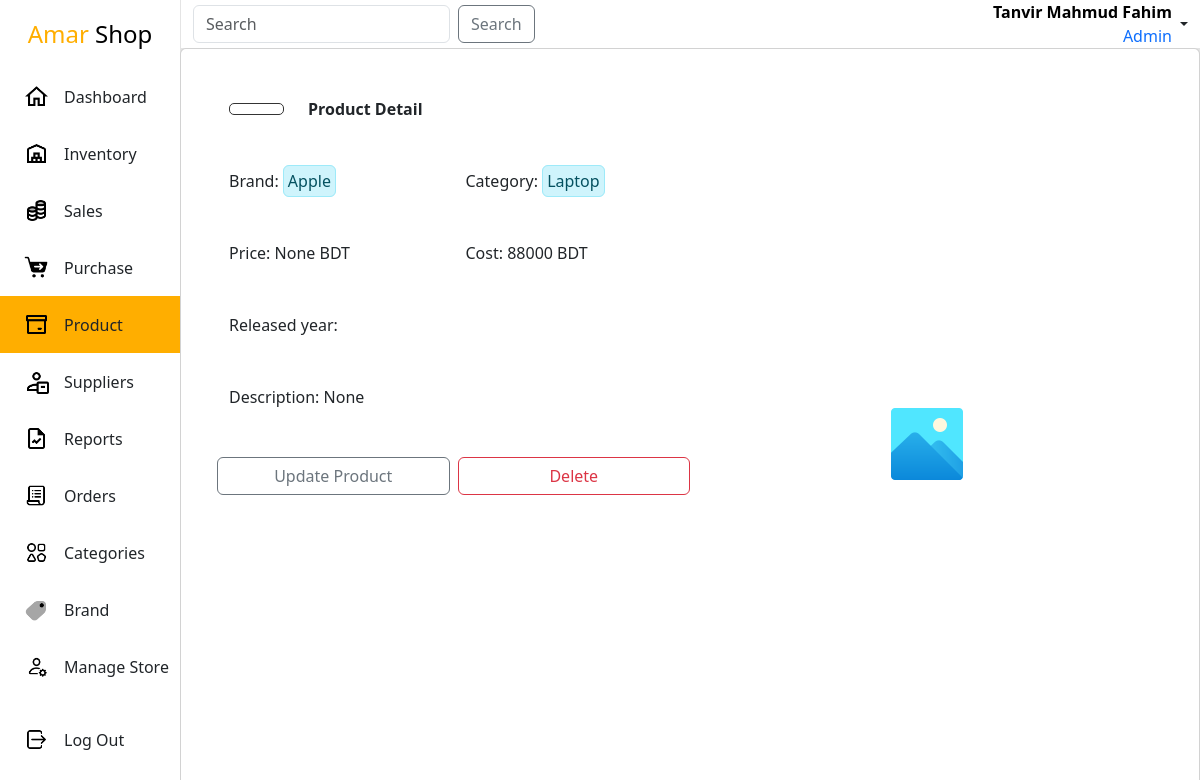
Screenshot of /admin-panel/product/1/details/ (signed in) with the database file from the repository.
### app/models.py (models this page shows, shortened)
class User(AbstractBaseUser, PermissionsMixin):
    email = models.EmailField(max_length=255, unique=True)
    first_name = models.CharField(max_length=255)
    last_name = models.CharField(max_length=255, blank=True, null=True)
    is_active = models.BooleanField(default=True)
    is_staff = models.BooleanField(default=False)
    profile_pic = models.ImageField(upload_to=profile_image_path, null=True, blank=True)
    objects = UserManager()
    USERNAME_FIELD = 'email'
    REQUIRED_FIELDS = ['first_name', 'last_name']

class Product(models.Model):
    category = models.ForeignKey(Categories, on_delete=models.CASCADE)
    subcategory = models.ForeignKey(SubCategory, on_delete=models.CASCADE,null=True, blank=True)
    brand = models.ForeignKey(Brand, on_delete=models.CASCADE)
    product_name = models.CharField(max_length=255)
    product_code = models.CharField(max_length=20,null=True,blank=True)
    cost = models.PositiveIntegerField(null=True,blank=True)
    price = models.PositiveIntegerField(null=True,blank=True)
    description = models.TextField(null=True, blank=True)
    productImg = models.ImageField(upload_to=product_image_path, null=True, blank=True,)
    created_at = models.DateTimeField(auto_now_add=True)
    class Meta:
        ordering = ['-created_at']

class Brand(models.Model):
    brand = models.CharField(max_length=255, unique=True)
    class Meta:
        ordering = ['-id']
    def __str__(self):
        return self.brand

class Categories(models.Model):
    category = models.CharField(max_length=255, unique=True)
    class Meta:
        ordering = ['-id']
    def __str__(self):
        return self.category

### app/views.py (the view)
# urls.py: path('product/<int:pk>/details/', ProductDetailsView.as_view(), name='product-details'),
class ProductDetailsView(SuperuserRequiredMixin,DetailView):
    model = Product
    context_object_name = 'product'
    template_name = 'inventory/product/productDetails.html'

### app/views.py (called while the page is built)
    def test_func(self):
        if self.request.user.is_superuser:
            return self.request.user.is_superuser
        if self.request.user.is_staff:
            return self.request.user.is_staff

### templates/inventory/product/productDetails.html (shortened to what this page needs)
{% extends "Layout.html" %}
{% load static %}
{%block link%}
    <link rel="stylesheet" href="{%static 'css/inventory.css'%}">
{%endblock link%}
{%block main%}
<div class="inventory">
   <div class="card height-100 p-5">
        <div class="d-flex align-items-center">
            <a href="{%url 'product-list'%}" class="btn-back">
            </a>
            <div class="ms-4 fw-bolder">Product Detail</div>
        </div>
        <div class="row height-100">
            <div class="mt-4 col">
                <div class="mt-4 row">
                    <div class="col">Brand: <span class="alert alert-info p-1 m-0">{{product.brand}}</span> </div>
                    <div class="col">Category: <span class="alert alert-info p-1 m-0">{{product.category}}</span></div>
                </div>
                <div class="mt-5 row">
                    <div class="col">Price: {{product.price}} BDT</div>
                    <div class="col">Cost: {{product.cost}} BDT</div>
                </div>
                <div class="mt-5 row">
                    <div class="col">Released year: {{product.released_year}}</div>
                </div>
                <div class="mt-5">Description: {{product.description}}</div>
                <div class="row mt-5">
                    <a href="{%url 'product-update' product.id %}" class="col btn btn-outline-secondary">Update Product</a>
                    <a href="{%url 'product-delete' product.id %}" class="ms-2 col btn btn-outline-danger">Delete</a>
                </div>
            </div>
            <div class="mt-4 col overflow-hidden d-flex justify-content-center align-items-center">
                {%if product.productImg %}
                <img src="{{ product.productImg.url }}" alt="Product Image" style="max-width: 100%; height: auto; display: block; margin: 0 auto;">
                {%else%}
                <img src="{% static 'media/default_images/default_product_image.png' %}" alt="{{ product.model }}">
                {%endif%}
            </div>
        </div>
   </div>
</div>
{%endblock main%}

### templates/Layout.html (shortened to what this page needs)
<!DOCTYPE html>
{% load static %}
<html lang="en">
<head>
    {% load bootstrap5 %}
    {% bootstrap_css %}
    {%block link%}{%endblock link%}
    <link rel="stylesheet" href="{% static 'css/layout.css'%}">
</head>
<body>
    <div class="mother-div">
        <div class="sidebar">
            <div class="upper">
                <div class="branding">
                    <a href="{%url 'dashboard'%}">
                        <span class="gedget">Amar</span> Shop
                    </a>
                </div>
                <ul class="navList">
                    <li class="navItem">
                        <a href="{%url 'dashboard'%}">
                            <img src="{%static 'icons/nav/home.png'%}" width="25" alt="Dashboard"/>
                            <div class="navtitle">Dashboard</div>
                        </a>
                    </li>
                    <li class="navItem">
                        <a href="{%url 'inventory-list'%}" >
                            <img src="{%static 'icons/nav/inventory.png'%}" width="25" alt="Inventory"/>
                            <div class="navtitle">Inventory</div>
                        </a>
                    </li>
                    <li class="navItem">
                        <a href="{%url 'sales-list'%}" >
                            <img src="{%static 'icons/nav/sales.png'%}" width="25" alt="Inventory"/>
                            <div class="navtitle">Sales</div>
                        </a>
                    </li>
                    <li class="navItem">
                        <a href="{%url 'purchase-list'%}" >
                            <img src="{%static 'icons/nav/purchase.png'%}" width="25" alt="Inventory"/>
                            <div class="navtitle">Purchase</div>
                        </a>
                    </li>
                    <li class="navItem">
                        <a href="{%url 'product-list'%}">
                            <img src="{%static 'icons/nav/product.png'%}" width="25" alt="Orders"/>
                            <div class="navtitle">Product</div>
                        </a>
                    </li>
                    <li class="navItem">
                        <a href="{%url 'supplier-list'%}">
                            <img src="{%static 'icons/nav/suppliers.png'%}" width="25" alt="Suppliers"/>
                            <div class="navtitle">Suppliers</div>
                        </a>
                    </li>
                    <li class="navItem">
                        <a href="{%url 'reports'%}">
                            <img src="{%static 'icons/nav/reports.png'%}" width="25" alt="Reports"/>
                            <div class="navtitle">Reports</div>
                        </a>
                    </li>
                    <li class="navItem">
                        <a href="{%url 'orders'%}">
                            <img src="{%static 'icons/nav/orders.png'%}" width="25" alt="Orders"/>
                            <div class="navtitle">Orders</div>
                        </a>
                    </li>
                    <li class="navItem">
                        <a href="{%url 'category-list'%}">
                            <img src="{%static 'icons/nav/category.png'%}" width="25" alt="Orders"/>
                            <div class="navtitle">Categories</div>
                        </a>
                    </li>
                    <li class="navItem">
                        <a href="{%url 'brand-list'%}">
                            <img src="{%static 'icons/nav/brand.png'%}" width="25" alt="Orders"/>
                            <div class="navtitle">Brand</div>
                        </a>
                    </li>
                    <li class="navItem">
                        <a href="{%url 'manage'%}">
                            <img src="{%static 'icons/nav/manage.png'%}" width="25" alt="Manage_Store"/>
                            <div class="navtitle">Manage Store</div>
                        </a>
                    </li>
                </ul>
            </div>
            <div class="lower">
                <ul class="navList">
                    <li class="navItem">
                        <a href="{%url 'admin-logout'%}">
                            <img src="{%static 'icons/nav/logout.png'%}" width="25" alt="Logout"/>
                            <div class="navtitle">Log Out</div>
                        </a>
                    </li>
                </ul>
            </div>
        </div>
        <div class="content">
            <nav class="navbar navbar-light navbar-w bg-white p-0">
                <div class="container-fluid">
                    <form class="d-flex">
                        <input class="form-control me-2" type="search" placeholder="Search" aria-label="Search">
                        <button class="btn btn-outline-secondary" type="submit">Search</button>
                    </form>
                    <div class="nav-item dropdown">
                        <a class="nav-link dropdown-toggle d-flex align-items-center" href="#" id="navbarDropdownMenuLink" role="button" data-bs-toggle="dropdown" aria-expanded="false">
                            <div class="text-end text-black me-1">
                                <div class="fw-bold">{{request.user.first_name}} {{request.user.last_name}}</div>
                                {%if request.user.is_superuser%}
                                <div class="text-primary">Admin</div>
                                {%elif request.user.is_staff%}
                                <div class="text-primary">Staff Member</div>
                                {%endif%}
                            </div>
                        </a>
                    </div>
                </div>
            </nav>
            <div class="main-content">
                {%block main%}
                {%endblock main%}
            </div>
        </div>
    </div>
</body>
</html>

### static/css/inventory.css (style rules this page uses)
.inventory { width: 100%; height: 100%; overflow: scroll; }
ul { list-style-type: none; padding: 0; }
.height-100 { height: 100%; }

### static/css/layout.css (style rules this page uses)
* { padding: 0; margin: 0; box-sizing: border-box; }
a { text-decoration: none; color: black; }
.mother-div { width: 100vw; height: 100vh; background: rgb(228, 228, 228); display: flex; justify-content: space-between; }
.sidebar { width: 15vw; height: 100%; background: white; display: flex; flex-direction: column; justify-content: space-between; align-items: center; }
.upper { width: 100%; height: auto; }
.branding { width: 100%; text-align: center; padding: 1rem 0; font-size: 1.5rem; }
.branding a { text-decoration: none; }
.gedget { color: rgb(255, 174, 0); }
.navList { list-style-type: none; margin: 0; padding: 0; overflow: hidden; }
.navItem { width: 100%; display: flex; align-items: center; transition: all .300s ease; }
.navItem a { text-decoration: none; width: 100%; height: 100%; padding: 1rem 0; padding-left: 1.5rem; display: flex; align-items: center; color: inherit; }
.navtitle { margin-left: 15px; }
.lower { width: 100%; height: auto; padding-bottom: 2rem; }
.content { width: 85vw; height: 100vh; }
.navbar-w { width: 100%; border-left: 1px solid rgb(228, 228, 228); }
.selected { background: rgb(255, 174, 0); }
.main-content { width: 100%; height: 93%; }
input, select,textarea { width: 100%; padding: .6rem; border: none; border-radius: 8px; background-color: rgba(218, 218, 218, 0.878); }
.btn-back { padding: .3rem .5rem; border: 1px solid rgb(52, 52, 52); border-radius: 5px; color: rgb(52, 52, 52); display: flex; justify-content: center; align-items: center; cursor: pointer; width: 55px; }

### rows the page displays
User: user.first_name "Tanvir Mahmud", user.last_name "Fahim"
Product: brand "Apple", category "Laptop", price "None", cost "88000", description "None"
